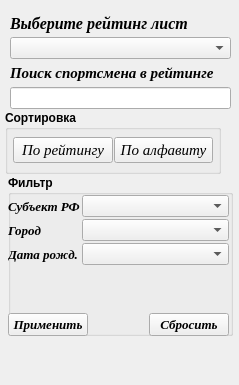
    <widget class="QWidget" name="page_5">
     <property name="geometry">
      <rect>
       <x>0</x>
       <y>0</y>
       <width>239</width>
       <height>385</height>
      </rect>
     </property>
     <attribute name="label">
      <string>Рейтинг</string>
     </attribute>
     <widget class="QGroupBox" name="groupBox_5">
      <property name="geometry">
       <rect>
        <x>5</x>
        <y>110</y>
        <width>216</width>
        <height>64</height>
       </rect>
      </property>
      <property name="font">
       <font>
        <weight>75</weight>
        <bold>true</bold>
       </font>
      </property>
      <property name="title">
       <string>Сортировка</string>
      </property>
      <layout class="QHBoxLayout" name="horizontalLayout_7">
       <property name="spacing">
        <number>1</number>
       </property>
       <property name="leftMargin">
        <number>5</number>
       </property>
       <property name="topMargin">
        <number>5</number>
       </property>
       <property name="rightMargin">
        <number>5</number>
       </property>
       <property name="bottomMargin">
        <number>5</number>
       </property>
       <item>
        <widget class="QPushButton" name="Button_sort_rejting_in_R">
         <property name="font">
          <font>
           <family>Times New Roman</family>
           <pointsize>11</pointsize>
           <weight>50</weight>
           <italic>true</italic>
           <bold>false</bold>
          </font>
         </property>
         <property name="text">
          <string>По рейтингу</string>
         </property>
        </widget>
       </item>
       <item>
        <widget class="QPushButton" name="Button_sort_alf_R">
         <property name="font">
          <font>
           <family>Times New Roman</family>
           <pointsize>11</pointsize>
           <weight>50</weight>
           <italic>true</italic>
           <bold>false</bold>
          </font>
         </property>
         <property name="text">
          <string>По алфавиту</string>
         </property>
        </widget>
       </item>
      </layout>
     </widget>
     <widget class="QWidget" name="layoutWidget">
      <property name="geometry">
       <rect>
        <x>10</x>
        <y>10</y>
        <width>221</width>
        <height>99</height>
       </rect>
      </property>
      <layout class="QVBoxLayout" name="verticalLayout_22">
       <property name="spacing">
        <number>1</number>
       </property>
       <item>
        <layout class="QVBoxLayout" name="verticalLayout_17">
         <property name="spacing">
          <number>1</number>
         </property>
         <item>
          <widget class="QLabel" name="label_47">
           <property name="sizePolicy">
            <sizepolicy hsizetype="Expanding" vsizetype="Preferred">
             <horstretch>0</horstretch>
             <verstretch>0</verstretch>
            </sizepolicy>
           </property>
           <property name="font">
            <font>
             <family>Times New Roman</family>
             <pointsize>12</pointsize>
             <weight>75</weight>
             <italic>true</italic>
             <bold>true</bold>
            </font>
           </property>
           <property name="text">
            <string>Выберите рейтинг лист</string>
           </property>
          </widget>
         </item>
         <item>
          <widget class="QComboBox" name="comboBox_choice_R">
           <property name="sizePolicy">
            <sizepolicy hsizetype="Expanding" vsizetype="Fixed">
             <horstretch>0</horstretch>
             <verstretch>0</verstretch>
            </sizepolicy>
           </property>
          </widget>
         </item>
        </layout>
       </item>
       <item>
        <layout class="QVBoxLayout" name="verticalLayout_16">
         <property name="spacing">
          <number>1</number>
         </property>
         <item>
          <widget class="QLabel" name="label_77">
           <property name="font">
            <font>
             <family>Times New Roman</family>
             <pointsize>11</pointsize>
             <weight>75</weight>
             <italic>true</italic>
             <bold>true</bold>
            </font>
           </property>
           <property name="text">
            <string>Поиск спортсмена в рейтинге</string>
           </property>
          </widget>
         </item>
         <item>
          <widget class="QLineEdit" name="lineEdit_find_player_in_R"/>
         </item>
        </layout>
       </item>
      </layout>
     </widget>
     <widget class="QGroupBox" name="groupBox_3">
      <property name="geometry">
       <rect>
        <x>8</x>
        <y>175</y>
        <width>225</width>
        <height>161</height>
       </rect>
      </property>
      <property name="font">
       <font>
        <weight>75</weight>
        <bold>true</bold>
       </font>
      </property>
      <property name="title">
       <string>Фильтр</string>
      </property>
      <widget class="QWidget" name="layoutWidget">
       <property name="geometry">
        <rect>
         <x>0</x>
         <y>20</y>
         <width>221</width>
         <height>141</height>
        </rect>
       </property>
       <layout class="QVBoxLayout" name="verticalLayout_5">
        <property name="spacing">
         <number>1</number>
        </property>
        <item>
         <layout class="QFormLayout" name="formLayout">
          <property name="horizontalSpacing">
           <number>2</number>
          </property>
          <property name="verticalSpacing">
           <number>2</number>
          </property>
          <item row="0" column="0">
           <widget class="QLabel" name="label_9">
            <property name="sizePolicy">
             <sizepolicy hsizetype="Expanding" vsizetype="Preferred">
              <horstretch>0</horstretch>
              <verstretch>0</verstretch>
             </sizepolicy>
            </property>
            <property name="font">
             <font>
              <family>Times New Roman</family>
              <pointsize>10</pointsize>
              <weight>75</weight>
              <italic>true</italic>
              <bold>true</bold>
             </font>
            </property>
            <property name="text">
             <string>Субъект РФ</string>
            </property>
           </widget>
          </item>
          <item row="0" column="1">
           <widget class="QComboBox" name="comboBox_filter_region_in_R">
            <property name="sizePolicy">
             <sizepolicy hsizetype="Expanding" vsizetype="Fixed">
              <horstretch>0</horstretch>
              <verstretch>0</verstretch>
             </sizepolicy>
            </property>
           </widget>
          </item>
          <item row="1" column="0">
           <widget class="QLabel" name="label_23">
            <property name="sizePolicy">
             <sizepolicy hsizetype="Expanding" vsizetype="Preferred">
              <horstretch>0</horstretch>
              <verstretch>0</verstretch>
             </sizepolicy>
            </property>
            <property name="font">
             <font>
              <family>Times New Roman</family>
              <pointsize>10</pointsize>
              <weight>75</weight>
              <italic>true</italic>
              <bold>true</bold>
             </font>
            </property>
            <property name="text">
             <string>Город</string>
            </property>
           </widget>
          </item>
          <item row="1" column="1">
           <widget class="QComboBox" name="comboBox_filter_city_in_R">
            <property name="sizePolicy">
             <sizepolicy hsizetype="Expanding" vsizetype="Fixed">
              <horstretch>0</horstretch>
              <verstretch>0</verstretch>
             </sizepolicy>
            </property>
           </widget>
          </item>
          <item row="2" column="0">
           <widget class="QLabel" name="label_35">
            <property name="sizePolicy">
             <sizepolicy hsizetype="Expanding" vsizetype="Preferred">
              <horstretch>0</horstretch>
              <verstretch>0</verstretch>
             </sizepolicy>
            </property>
            <property name="font">
             <font>
              <family>Times New Roman</family>
              <pointsize>10</pointsize>
              <weight>75</weight>
              <italic>true</italic>
              <bold>true</bold>
             </font>
            </property>
            <property name="text">
             <string>Дата рожд.</string>
            </property>
           </widget>
          </item>
          <item row="2" column="1">
           <widget class="QComboBox" name="comboBox_filter_date_in_R">
            <property name="sizePolicy">
             <sizepolicy hsizetype="Expanding" vsizetype="Fixed">
              <horstretch>0</horstretch>
              <verstretch>0</verstretch>
             </sizepolicy>
            </property>
           </widget>
          </item>
         </layout>
        </item>
        <item>
         <spacer name="verticalSpacer">
          <property name="orientation">
           <enum>Qt::Vertical</enum>
          </property>
          <property name="sizeHint" stdset="0">
           <size>
            <width>20</width>
            <height>40</height>
           </size>
          </property>
         </spacer>
        </item>
        <item>
         <layout class="QHBoxLayout" name="horizontalLayout_14">
          <item>
           <widget class="QPushButton" name="Button_filter_R">
            <property name="sizePolicy">
             <sizepolicy hsizetype="Expanding" vsizetype="Fixed">
              <horstretch>0</horstretch>
              <verstretch>0</verstretch>
             </sizepolicy>
            </property>
            <property name="font">
             <font>
              <family>Times New Roman</family>
              <pointsize>10</pointsize>
              <italic>true</italic>
             </font>
            </property>
            <property name="text">
             <string>Применить</string>
            </property>
           </widget>
          </item>
          <item>
           <spacer name="horizontalSpacer_6">
            <property name="orientation">
             <enum>Qt::Horizontal</enum>
            </property>
            <property name="sizeHint" stdset="0">
             <size>
              <width>40</width>
              <height>20</height>
             </size>
            </property>
           </spacer>
          </item>
          <item>
           <widget class="QPushButton" name="Button_reset_fltr_in_R">
            <property name="sizePolicy">
             <sizepolicy hsizetype="Expanding" vsizetype="Fixed">
              <horstretch>0</horstretch>
              <verstretch>0</verstretch>
             </sizepolicy>
            </property>
            <property name="font">
             <font>
              <family>Times New Roman</family>
              <pointsize>10</pointsize>
              <italic>true</italic>
             </font>
            </property>
            <property name="text">
             <string>Сбросить</string>
            </property>
           </widget>
          </item>
         </layout>
        </item>
       </layout>
      </widget>
     </widget>
    </widget>
